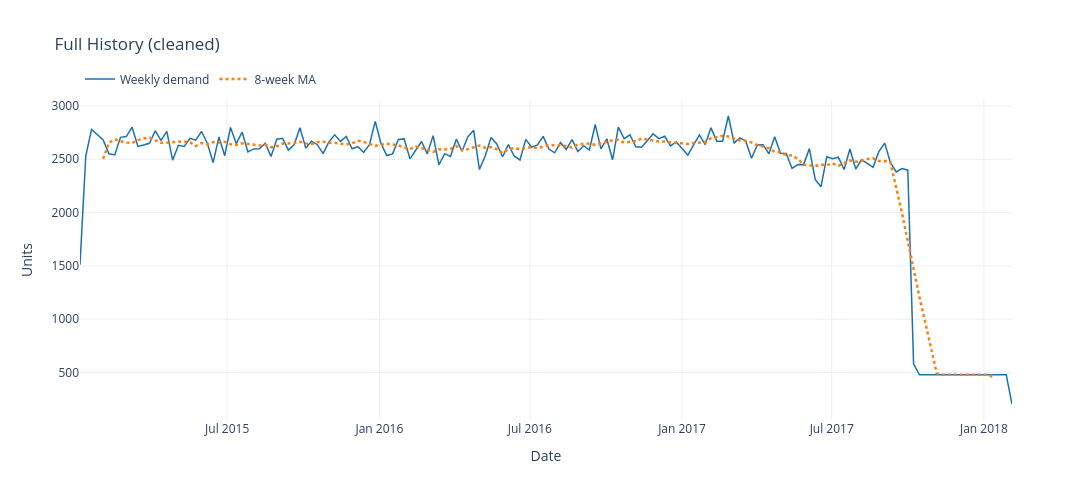

Write notebook code for a chart like this one.
### Markdown cell above
## EDA

### Code cell
eda = ExploratoryAnalysis(weekly_clean)
trend_info = eda.analyze_trends()

print(f"Trend direction  : {trend_info['direction']}")
print(f"Slope            : {trend_info['slope']:.2f} units/week")
print(f"R^2              : {trend_info['r_squared']:.3f}")
print(f"p-value          : {trend_info['p_value']:.4f}")
print(f"Total change     : {trend_info['pct_change']:+.1f}%  ({trend_info['first_value']:.0f} - {trend_info['last_value']:.0f})")
print(f"Stationary       : {trend_info['is_stationary']}")

fig = plot_time_series(weekly_clean, title='Full History (cleaned)')
fig.show()

### Figure 1 — Plotly figure (JSON) as saved in the notebook; plotly's stock layout.template omitted (floating-point values rounded to 4 significant figures; data arrays with more than 128 entries replaced by an {"elided": "..."} marker saying what was removed)
{"data": [{"line": {"color": "#1b71ae", "width": 1.5}, "mode": "lines", "name": "Weekly demand", "type": "scatter", "x": {"elided": "162 str values"}, "y": {"elided": "162 int values"}}, {"line": {"color": "#ff7f0e", "dash": "dot", "width": 2.5}, "mode": "lines", "name": "8-week MA", "type": "scatter", "x": {"elided": "162 str values"}, "y": {"elided": "162 float values"}}], "layout": {"height": 500, "hovermode": "x unified", "legend": {"orientation": "h", "y": 1.02, "yanchor": "bottom"}, "title": {"text": "Full History (cleaned)"}, "width": 1100, "xaxis": {"title": {"text": "Date"}}, "yaxis": {"title": {"text": "Units"}}}}
